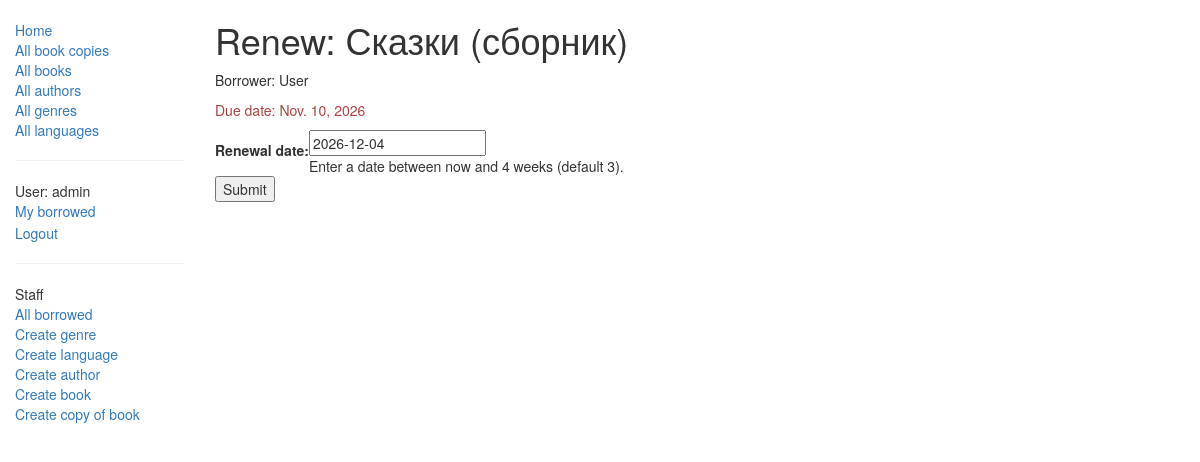
Before: /catalog/book/55347d69-81db-4563-a4d5-0dc504654c37/renew/ (signed in) with the older database file.
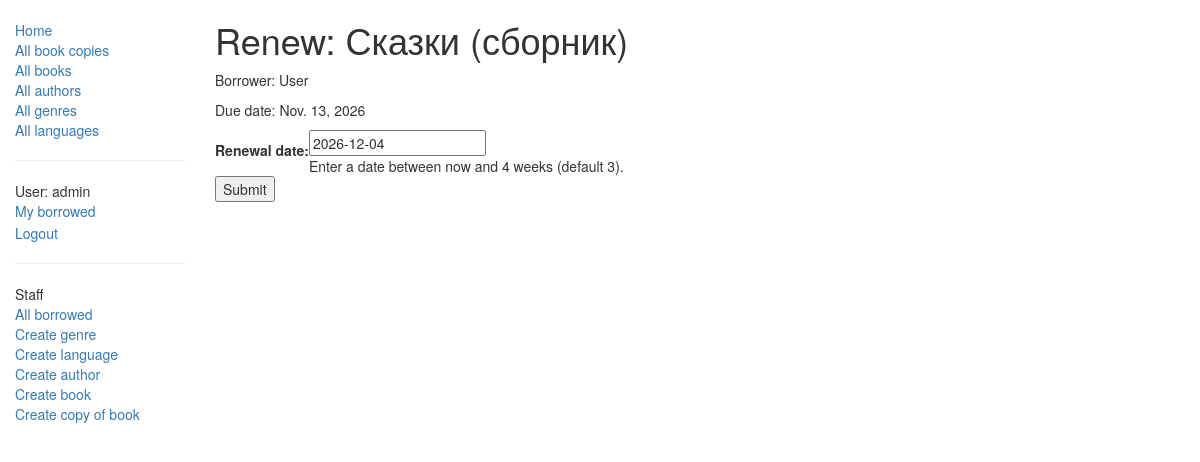
After: the same page with the newer database file.
### catalog/models.py (models this page shows, shortened)
class BookInstance(models.Model):
    id = models.UUIDField(primary_key=True, default=uuid.uuid4, help_text="Unique ID for this particular book across whole library")
    book = models.ForeignKey('Book', on_delete=models.SET_NULL, null=True)
    imprint = models.CharField(max_length=200)
    due_back = models.DateField(null=True, blank=True)
    borrower = models.ForeignKey(User, on_delete=models.SET_NULL, null=True, blank=True)
    @property
    def is_overdue(self):
        if self.due_back and date.today() > self.due_back:
            return True
        return False
    LOAN_STATUS = (
        ('m', 'Maintenance'),
        ('o', 'On loan'),
        ('a', 'Available'),
        ('r', 'Reserved'),
    )
    status = models.CharField(max_length=1, choices=LOAN_STATUS, blank=True, default='m', help_text='Book availability')
    class Meta:
        ordering = ["due_back"]
        permissions = (("can_mark_returned", "Set book as returned"),)

class Book(models.Model):
    title = models.CharField(max_length=200)
    author = models.ForeignKey('Author', on_delete=models.SET_NULL, null=True)
    summary = models.TextField(max_length=1000, help_text="Enter a brief description of the book")
    isbn = models.CharField('ISBN',max_length=13, help_text='13 Character <a href="https://www.isbn-international.org/content/what-isbn">ISBN number</a>')
    genre = models.ManyToManyField(Genre, help_text="Select a genre for this book")
    language = models.ForeignKey('Language', on_delete=models.SET_NULL, null=True)
    def display_genre(self):
        """
        Creates a string for the Genre. This is required to display genre in Admin.
        """
        return ', '.join([ genre.name for genre in self.genre.all()[:3] ])
    display_genre.short_description = 'Genre'

### catalog/views.py (the view)
# urls.py: path('book/<uuid:pk>/renew/', views.renew_book_librarian, name='renew-book-librarian'),
@permission_required('catalog.can_mark_returned')
def renew_book_librarian(request, pk):
    book_inst = get_object_or_404(BookInstance, pk=pk)
    if request.method == 'POST':
        form = RenewBookForm(request.POST)
        if form.is_valid():
            book_inst.due_back = form.cleaned_data['renewal_date']
            book_inst.save()
            return HttpResponseRedirect(reverse('all-borrowed') )
    else:
        proposed_renewal_date = datetime.date.today() + datetime.timedelta(weeks=3)
        form = RenewBookForm(initial={'renewal_date': proposed_renewal_date,})
    return render(request, 'catalog/book_renew_librarian.html', {'form': form, 'bookinst':book_inst})

### catalog/forms.py (shortened to what this page needs)
class RenewBookForm(forms.Form):
    renewal_date = forms.DateField(help_text="Enter a date between now and 4 weeks (default 3).")

### catalog/templates/catalog/book_renew_librarian.html (shortened to what this page needs)
{% extends "base_generic.html" %}
{% block content %}
    <h1>Renew: {{bookinst.book.title}}</h1>
    <p>Borrower: {{bookinst.borrower}}</p>
    <p{% if bookinst.is_overdue %} class="text-danger"{% endif %}>Due date: {{bookinst.due_back}}</p>
    <form action="" method="post">
        <table>
        {{ form.as_table }}
        </table>
        <input type="submit" value="Submit" />
    </form>
{% endblock %}

Changed rows visible on the page:
changed BookInstance "Сказки (сборник)": due_back "Nov. 10, 2026" → "Nov. 13, 2026"
